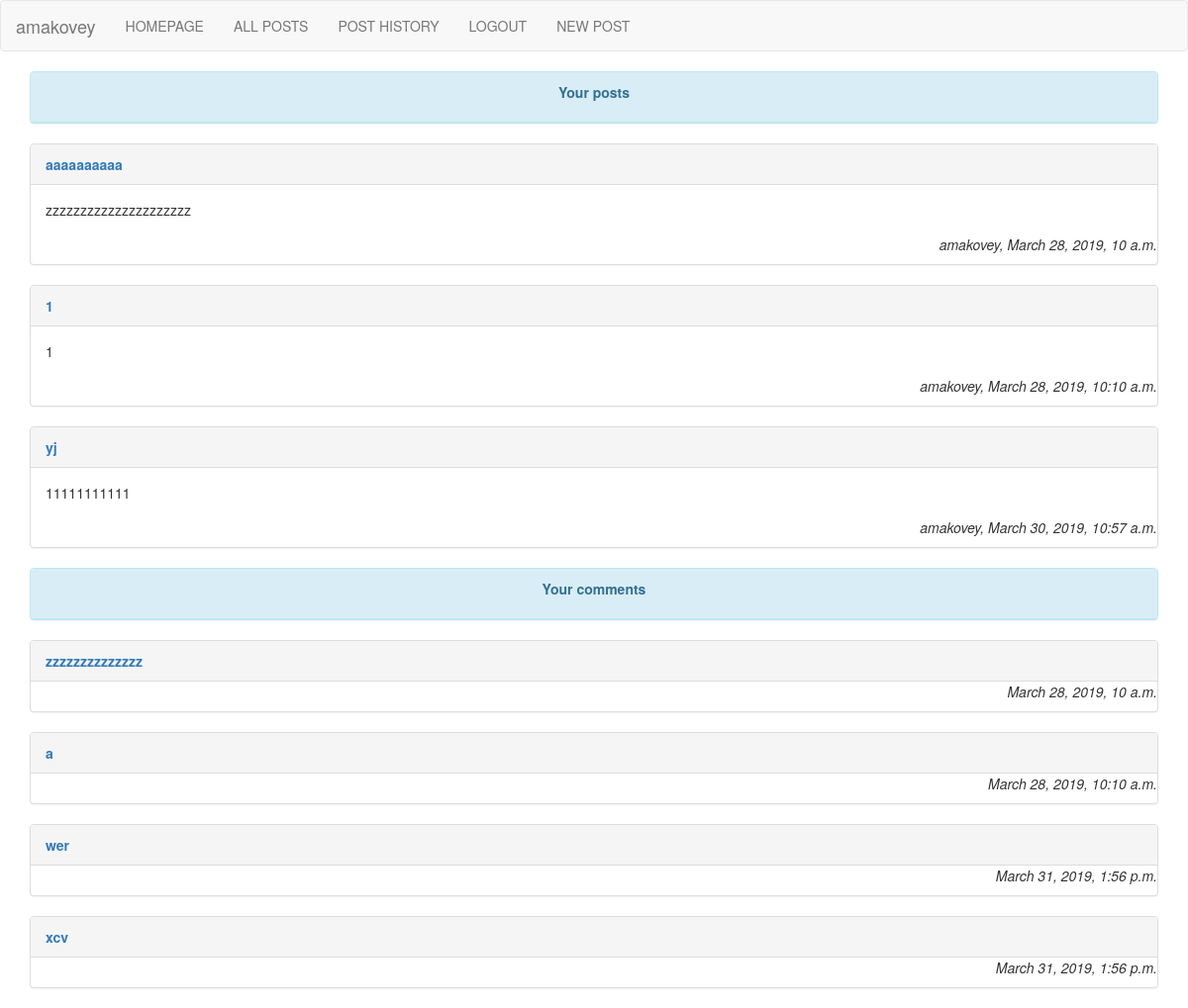
Screenshot of /lk/ (signed in) with the database file from the repository.
### blog/models.py (models this page shows, shortened)
class Post(models.Model):
    author = models.ForeignKey(settings.AUTH_USER_MODEL, on_delete=models.CASCADE)
    title = models.CharField(max_length=200)
    text = models.TextField()
    created_date = models.DateTimeField(default=timezone.now)
    published_date = models.DateTimeField(blank=True, null=True)

class Comments(models.Model):
    title = models.ForeignKey(Post, on_delete=models.CASCADE)
    author = models.CharField(max_length=20)
    text = models.TextField()
    created_date = models.DateTimeField(default=timezone.now)

### blog/views.py (the view)
# urls.py: url('lk/', views.lk, name='lk'),
def lk(request):
    latest_post = Post.objects.filter(author_id=request.user.id)
    comments = Comments.objects.filter(author=request.user)
    context = {'latest_post': latest_post, 'comments': comments}
    return render(request, 'blog/lk.html', context)

### blog/templates/blog/lk.html (shortened to what this page needs)
{% extends "blog/wrapper.html" %}
{% block content %}
<div class="container">
{% if latest_post %}
    <div class="panel panel-info">
        <div class="panel-heading">
            <p class="text-center">
                <b>Your posts</b>
            </p>
        </div>
    </div>
    {% for post in latest_post %}
    <div class="panel panel-default">
        <div class="panel-heading">
            <a href="{% url 'blog:post' post.id %}">
                <b>{{ post.title }}</b>
            </a>
        </div>
        <div class="panel-body">
            {{ post.text }}
        </div>
        <p class="text-right">
            <i>
            {{ post.author }},
            {{ post.published_date }}
            </i>
        </p>
    </div>
    {% endfor %}
    {% endif %}
    {% if comments %}
        <div class="panel panel-info">
            <div class="panel-heading">
                <p class="text-center">
                    <b>Your comments</b>
                </p>
            </div>
        </div>
    {% for comment in comments %}
    <div class="panel panel-default">
        <div class="panel-heading">
            <a href="{% url 'blog:post' comment.title_id %}">
                <b>{{ comment.text }}</b>
            </a>
        </div>
        <p class="text-right">
            <i>
            {{ comment.created_date }}
            </i>
        </p>
    </div>
    {% endfor %}
    {% endif %}
</div>
{% endblock %}

### blog/templates/blog/wrapper.html (shortened to what this page needs)
<!DOCTYPE html>
<html>
<head>
    <link rel="stylesheet" href="https://maxcdn.bootstrapcdn.com/bootstrap/3.3.7/css/bootstrap.min.css">
</head>
<body>
<nav class="navbar navbar-default">
    <div class="container-fluid">
        {% if user.is_authenticated %}
        <a class="navbar-brand" href="{% url 'blog:lk' %}">
            {{user}}
        </a>
        {% else %}
        <a class="navbar-brand" href="#">
            ...
        </a>
        {% endif %}
        <div>
            <ul class="nav navbar-nav">
                <li>
                    <a href="{% url 'blog:index' %}">
                        HOMEPAGE
                    </a>
                </li>
                <li>
                    <a href="{% url 'blog:all' %}">
                        ALL POSTS
                    </a>
                </li>
                <li>
                    <a href="{% url 'blog:history' %}">
                        POST HISTORY
                    </a>
                </li>
                {% if user.is_authenticated %}
                <li>
                    <a href="{% url 'blog:signout' %}">
                        LOGOUT
                    </a>
                </li>
                <li>
                    <a href="{% url 'blog:newpost' %}">
                        NEW POST
                    </a>
                </li>
                {% endif %}
            </ul>
        </div>
    </div>
</nav>
</body>
</html>
{% block content %}
{% endblock %}

### rows the page displays
Post: title "aaaaaaaaaa", text "zzzzzzzzzzzzzzzzzzzzz", author "amakovey", published_date "March 28, 2019, 10 a.m."
Post: title "1", text "1", author "amakovey", published_date "March 28, 2019, 10:10 a.m."
Post: title "yj", text "11111111111", author "amakovey", published_date "March 30, 2019, 10:57 a.m."
Comments: text "zzzzzzzzzzzzzz", created_date "March 28, 2019, 10 a.m."
Comments: text "a", created_date "March 28, 2019, 10:10 a.m."
Comments: text "wer", created_date "March 31, 2019, 1:56 p.m."
Comments: text "xcv", created_date "March 31, 2019, 1:56 p.m."

### other values shown
{{ user }} "amakovey"
